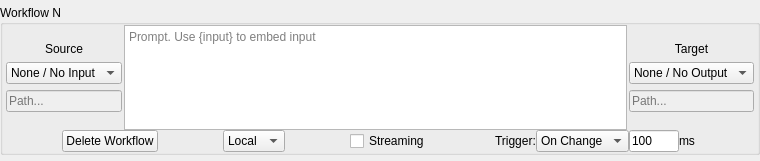
<?xml version="1.0" encoding="UTF-8"?>
<ui version="4.0">
 <class>Workflow</class>
 <widget class="QWidget" name="Workflow">
  <property name="geometry">
   <rect>
    <x>0</x>
    <y>0</y>
    <width>760</width>
    <height>161</height>
   </rect>
  </property>
  <property name="windowTitle">
   <string>Form</string>
  </property>
  <layout class="QGridLayout" name="gridLayout">
   <property name="leftMargin">
    <number>0</number>
   </property>
   <property name="topMargin">
    <number>0</number>
   </property>
   <property name="rightMargin">
    <number>0</number>
   </property>
   <property name="bottomMargin">
    <number>0</number>
   </property>
   <property name="spacing">
    <number>0</number>
   </property>
   <item row="0" column="0">
    <widget class="QGroupBox" name="workflowGroupBox">
     <property name="maximumSize">
      <size>
       <width>16777215</width>
       <height>150</height>
      </size>
     </property>
     <property name="title">
      <string>Workflow N</string>
     </property>
     <layout class="QVBoxLayout" name="verticalLayout_5">
      <property name="spacing">
       <number>0</number>
      </property>
      <property name="leftMargin">
       <number>0</number>
      </property>
      <property name="topMargin">
       <number>0</number>
      </property>
      <property name="rightMargin">
       <number>0</number>
      </property>
      <property name="bottomMargin">
       <number>0</number>
      </property>
      <item>
       <widget class="QWidget" name="widget" native="true">
        <layout class="QHBoxLayout" name="horizontalLayout">
         <property name="spacing">
          <number>2</number>
         </property>
         <property name="leftMargin">
          <number>3</number>
         </property>
         <property name="topMargin">
          <number>0</number>
         </property>
         <property name="rightMargin">
          <number>3</number>
         </property>
         <property name="bottomMargin">
          <number>0</number>
         </property>
         <item>
          <widget class="QWidget" name="widget_2" native="true">
           <property name="sizePolicy">
            <sizepolicy hsizetype="Preferred" vsizetype="Fixed">
             <horstretch>0</horstretch>
             <verstretch>0</verstretch>
            </sizepolicy>
           </property>
           <layout class="QVBoxLayout" name="verticalLayout_2">
            <property name="leftMargin">
             <number>0</number>
            </property>
            <property name="topMargin">
             <number>0</number>
            </property>
            <property name="rightMargin">
             <number>0</number>
            </property>
            <property name="bottomMargin">
             <number>0</number>
            </property>
            <item>
             <widget class="QLabel" name="label">
              <property name="text">
               <string>Source</string>
              </property>
              <property name="alignment">
               <set>Qt::AlignCenter</set>
              </property>
             </widget>
            </item>
            <item>
             <widget class="QComboBox" name="source">
              <property name="sizePolicy">
               <sizepolicy hsizetype="Preferred" vsizetype="Preferred">
                <horstretch>0</horstretch>
                <verstretch>0</verstretch>
               </sizepolicy>
              </property>
              <property name="minimumSize">
               <size>
                <width>0</width>
                <height>0</height>
               </size>
              </property>
              <item>
               <property name="text">
                <string>None / No Input</string>
               </property>
              </item>
              <item>
               <property name="text">
                <string>File Input</string>
               </property>
              </item>
              <item>
               <property name="text">
                <string>txt_srcs</string>
               </property>
              </item>
             </widget>
            </item>
            <item>
             <widget class="QLineEdit" name="sourceFile">
              <property name="enabled">
               <bool>false</bool>
              </property>
              <property name="sizePolicy">
               <sizepolicy hsizetype="Preferred" vsizetype="Preferred">
                <horstretch>0</horstretch>
                <verstretch>0</verstretch>
               </sizepolicy>
              </property>
              <property name="alignment">
               <set>Qt::AlignLeading|Qt::AlignLeft|Qt::AlignVCenter</set>
              </property>
              <property name="placeholderText">
               <string>Path...</string>
              </property>
             </widget>
            </item>
           </layout>
          </widget>
         </item>
         <item>
          <widget class="QTextEdit" name="prompt">
           <property name="sizePolicy">
            <sizepolicy hsizetype="Expanding" vsizetype="Expanding">
             <horstretch>0</horstretch>
             <verstretch>0</verstretch>
            </sizepolicy>
           </property>
           <property name="maximumSize">
            <size>
             <width>16777215</width>
             <height>16777215</height>
            </size>
           </property>
           <property name="acceptRichText">
            <bool>false</bool>
           </property>
           <property name="placeholderText">
            <string>Prompt. Use {input} to embed input</string>
           </property>
          </widget>
         </item>
         <item>
          <widget class="QWidget" name="widget_3" native="true">
           <property name="sizePolicy">
            <sizepolicy hsizetype="Preferred" vsizetype="Fixed">
             <horstretch>0</horstretch>
             <verstretch>0</verstretch>
            </sizepolicy>
           </property>
           <layout class="QVBoxLayout" name="verticalLayout_3">
            <property name="sizeConstraint">
             <enum>QLayout::SetDefaultConstraint</enum>
            </property>
            <property name="leftMargin">
             <number>0</number>
            </property>
            <property name="topMargin">
             <number>0</number>
            </property>
            <property name="rightMargin">
             <number>0</number>
            </property>
            <property name="bottomMargin">
             <number>0</number>
            </property>
            <item>
             <widget class="QLabel" name="label_2">
              <property name="text">
               <string>Target</string>
              </property>
              <property name="alignment">
               <set>Qt::AlignCenter</set>
              </property>
             </widget>
            </item>
            <item>
             <widget class="QComboBox" name="target">
              <property name="sizePolicy">
               <sizepolicy hsizetype="Preferred" vsizetype="Preferred">
                <horstretch>0</horstretch>
                <verstretch>0</verstretch>
               </sizepolicy>
              </property>
              <item>
               <property name="text">
                <string>None / No Output</string>
               </property>
              </item>
              <item>
               <property name="text">
                <string>File Output</string>
               </property>
              </item>
              <item>
               <property name="text">
                <string>txt_srcs</string>
               </property>
              </item>
             </widget>
            </item>
            <item>
             <widget class="QLineEdit" name="targetFile">
              <property name="enabled">
               <bool>false</bool>
              </property>
              <property name="sizePolicy">
               <sizepolicy hsizetype="Preferred" vsizetype="Preferred">
                <horstretch>0</horstretch>
                <verstretch>0</verstretch>
               </sizepolicy>
              </property>
              <property name="placeholderText">
               <string>Path...</string>
              </property>
             </widget>
            </item>
           </layout>
          </widget>
         </item>
        </layout>
       </widget>
      </item>
      <item>
       <widget class="QWidget" name="widget_4" native="true">
        <property name="sizePolicy">
         <sizepolicy hsizetype="Preferred" vsizetype="Preferred">
          <horstretch>0</horstretch>
          <verstretch>0</verstretch>
         </sizepolicy>
        </property>
        <layout class="QHBoxLayout" name="horizontalLayout_3">
         <property name="leftMargin">
          <number>0</number>
         </property>
         <property name="topMargin">
          <number>0</number>
         </property>
         <property name="rightMargin">
          <number>0</number>
         </property>
         <property name="bottomMargin">
          <number>0</number>
         </property>
         <item>
          <widget class="QPushButton" name="deleteWorkflow">
           <property name="sizePolicy">
            <sizepolicy hsizetype="Fixed" vsizetype="Fixed">
             <horstretch>0</horstretch>
             <verstretch>0</verstretch>
            </sizepolicy>
           </property>
           <property name="text">
            <string>Delete Workflow</string>
           </property>
           <property name="icon">
            <iconset theme="edit-delete">
             <normaloff>.</normaloff>.</iconset>
           </property>
           <property name="checkable">
            <bool>false</bool>
           </property>
          </widget>
         </item>
         <item>
          <widget class="QComboBox" name="localCloud">
           <property name="sizePolicy">
            <sizepolicy hsizetype="Fixed" vsizetype="Fixed">
             <horstretch>0</horstretch>
             <verstretch>0</verstretch>
            </sizepolicy>
           </property>
           <item>
            <property name="text">
             <string>Local</string>
            </property>
           </item>
           <item>
            <property name="text">
             <string>Cloud</string>
            </property>
           </item>
          </widget>
         </item>
         <item>
          <widget class="QCheckBox" name="streaming">
           <property name="sizePolicy">
            <sizepolicy hsizetype="Fixed" vsizetype="Fixed">
             <horstretch>0</horstretch>
             <verstretch>0</verstretch>
            </sizepolicy>
           </property>
           <property name="text">
            <string>Streaming</string>
           </property>
          </widget>
         </item>
         <item>
          <widget class="QWidget" name="widget_6" native="true">
           <property name="sizePolicy">
            <sizepolicy hsizetype="Fixed" vsizetype="Preferred">
             <horstretch>0</horstretch>
             <verstretch>0</verstretch>
            </sizepolicy>
           </property>
           <layout class="QHBoxLayout" name="horizontalLayout_2">
            <property name="spacing">
             <number>0</number>
            </property>
            <property name="leftMargin">
             <number>0</number>
            </property>
            <property name="topMargin">
             <number>0</number>
            </property>
            <property name="rightMargin">
             <number>0</number>
            </property>
            <property name="bottomMargin">
             <number>0</number>
            </property>
            <item>
             <widget class="QLabel" name="triggerLbl">
              <property name="text">
               <string>Trigger:</string>
              </property>
             </widget>
            </item>
            <item>
             <widget class="QComboBox" name="trigger">
              <property name="sizePolicy">
               <sizepolicy hsizetype="Expanding" vsizetype="Fixed">
                <horstretch>0</horstretch>
                <verstretch>0</verstretch>
               </sizepolicy>
              </property>
              <item>
               <property name="text">
                <string>On Change</string>
               </property>
              </item>
              <item>
               <property name="text">
                <string>Periodic</string>
               </property>
              </item>
             </widget>
            </item>
            <item>
             <widget class="QLineEdit" name="timeMs">
              <property name="enabled">
               <bool>true</bool>
              </property>
              <property name="sizePolicy">
               <sizepolicy hsizetype="Fixed" vsizetype="Fixed">
                <horstretch>0</horstretch>
                <verstretch>0</verstretch>
               </sizepolicy>
              </property>
              <property name="maximumSize">
               <size>
                <width>50</width>
                <height>16777215</height>
               </size>
              </property>
              <property name="text">
               <string>100</string>
              </property>
              <property name="placeholderText">
               <string>Time (ms)</string>
              </property>
             </widget>
            </item>
            <item>
             <widget class="QLabel" name="label_3">
              <property name="text">
               <string>ms</string>
              </property>
             </widget>
            </item>
           </layout>
          </widget>
         </item>
        </layout>
       </widget>
      </item>
     </layout>
    </widget>
   </item>
  </layout>
 </widget>
 <resources/>
 <connections/>
</ui>
